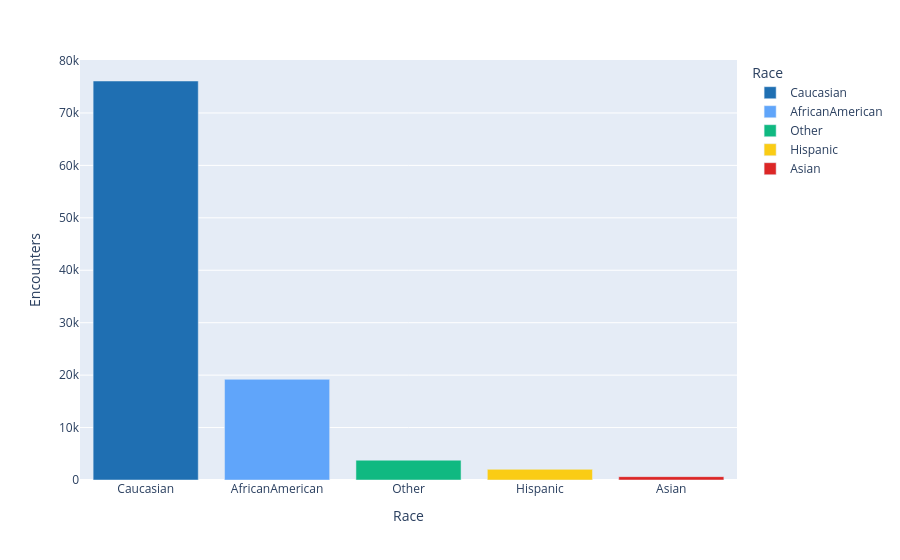

The cell this chart's notebook holds for it:
### Markdown cell above
- Hospital Admissions by Racial Cohort

### Code cell
# make a bar chart to show the distribution of racial cohorts
race_df = df_cleaned["race"].value_counts().reset_index()
race_df.columns = ["Race", "Encounters"]
print(race_df)
fig_race = px.bar(
                race_df,
                x="Race",
                y="Encounters",
                color="Race",
                color_discrete_map={
                    "Caucasian": "#1F6FB2",
                    "AfricanAmerican": "#60A5FA",
                    "Asian": "#DC2626",
                    "Hispanic": "#FACC15",
                    "Other": "#10B981"
                }
            )
fig_race

### Figure 1 — Plotly figure (JSON) as saved in the notebook; plotly's stock layout.template omitted (floating-point values rounded to 4 significant figures)
{"data": [{"hovertemplate": "Race=%{x}<br>Encounters=%{y}<extra></extra>", "legendgroup": "Caucasian", "marker": {"color": "#1F6FB2", "pattern": {"shape": ""}}, "name": "Caucasian", "orientation": "v", "showlegend": true, "textposition": "auto", "type": "bar", "x": ["Caucasian"], "xaxis": "x", "y": [76092], "yaxis": "y"}, {"hovertemplate": "Race=%{x}<br>Encounters=%{y}<extra></extra>", "legendgroup": "AfricanAmerican", "marker": {"color": "#60A5FA", "pattern": {"shape": ""}}, "name": "AfricanAmerican", "orientation": "v", "showlegend": true, "textposition": "auto", "type": "bar", "x": ["AfricanAmerican"], "xaxis": "x", "y": [19201], "yaxis": "y"}, {"hovertemplate": "Race=%{x}<br>Encounters=%{y}<extra></extra>", "legendgroup": "Other", "marker": {"color": "#10B981", "pattern": {"shape": ""}}, "name": "Other", "orientation": "v", "showlegend": true, "textposition": "auto", "type": "bar", "x": ["Other"], "xaxis": "x", "y": [3777], "yaxis": "y"}, {"hovertemplate": "Race=%{x}<br>Encounters=%{y}<extra></extra>", "legendgroup": "Hispanic", "marker": {"color": "#FACC15", "pattern": {"shape": ""}}, "name": "Hispanic", "orientation": "v", "showlegend": true, "textposition": "auto", "type": "bar", "x": ["Hispanic"], "xaxis": "x", "y": [2035], "yaxis": "y"}, {"hovertemplate": "Race=%{x}<br>Encounters=%{y}<extra></extra>", "legendgroup": "Asian", "marker": {"color": "#DC2626", "pattern": {"shape": ""}}, "name": "Asian", "orientation": "v", "showlegend": true, "textposition": "auto", "type": "bar", "x": ["Asian"], "xaxis": "x", "y": [640], "yaxis": "y"}], "layout": {"barmode": "relative", "legend": {"title": {"text": "Race"}, "tracegroupgap": 0}, "margin": {"t": 60}, "xaxis": {"anchor": "y", "categoryarray": ["Caucasian", "AfricanAmerican", "Other", "Hispanic", "Asian"], "categoryorder": "array", "domain": [0, 1], "title": {"text": "Race"}}, "yaxis": {"anchor": "x", "domain": [0, 1], "title": {"text": "Encounters"}}}}
